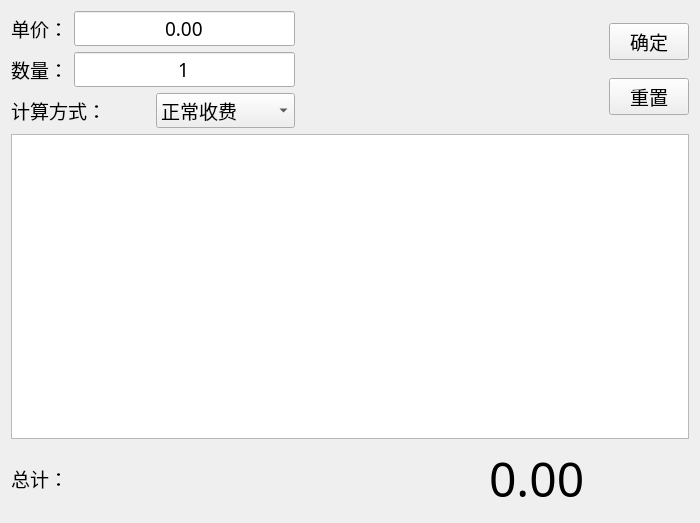
<?xml version="1.0" encoding="UTF-8"?>
<ui version="4.0">
 <class>QtGuiApplicationClass</class>
 <widget class="QMainWindow" name="QtGuiApplicationClass">
  <property name="geometry">
   <rect>
    <x>0</x>
    <y>0</y>
    <width>700</width>
    <height>523</height>
   </rect>
  </property>
  <property name="minimumSize">
   <size>
    <width>700</width>
    <height>523</height>
   </size>
  </property>
  <property name="maximumSize">
   <size>
    <width>700</width>
    <height>523</height>
   </size>
  </property>
  <property name="windowTitle">
   <string>商场收银系统</string>
  </property>
  <widget class="QWidget" name="centralWidget">
   <layout class="QGridLayout" name="gridLayout">
    <item row="0" column="0">
     <layout class="QVBoxLayout" name="verticalLayout_3">
      <item>
       <layout class="QHBoxLayout" name="horizontalLayout_5">
        <item>
         <layout class="QVBoxLayout" name="verticalLayout_2">
          <item>
           <layout class="QHBoxLayout" name="horizontalLayout">
            <item>
             <widget class="QLabel" name="label">
              <property name="font">
               <font>
                <family>Adobe Devanagari</family>
                <pointsize>14</pointsize>
               </font>
              </property>
              <property name="text">
               <string>单价：</string>
              </property>
             </widget>
            </item>
            <item>
             <widget class="QLineEdit" name="lineEdit_Price">
              <property name="font">
               <font>
                <family>Adobe Devanagari</family>
                <pointsize>14</pointsize>
               </font>
              </property>
              <property name="layoutDirection">
               <enum>Qt::LeftToRight</enum>
              </property>
              <property name="text">
               <string>0.00</string>
              </property>
              <property name="alignment">
               <set>Qt::AlignCenter</set>
              </property>
             </widget>
            </item>
           </layout>
          </item>
          <item>
           <layout class="QHBoxLayout" name="horizontalLayout_2">
            <item>
             <widget class="QLabel" name="label_2">
              <property name="font">
               <font>
                <family>Adobe Devanagari</family>
                <pointsize>14</pointsize>
               </font>
              </property>
              <property name="text">
               <string>数量：</string>
              </property>
             </widget>
            </item>
            <item>
             <widget class="QLineEdit" name="lineEdit_Count">
              <property name="font">
               <font>
                <family>Adobe Devanagari</family>
                <pointsize>14</pointsize>
               </font>
              </property>
              <property name="text">
               <string>1</string>
              </property>
              <property name="alignment">
               <set>Qt::AlignCenter</set>
              </property>
             </widget>
            </item>
           </layout>
          </item>
          <item>
           <layout class="QHBoxLayout" name="horizontalLayout_3">
            <item>
             <widget class="QLabel" name="label_3">
              <property name="font">
               <font>
                <family>Adobe Devanagari</family>
                <pointsize>14</pointsize>
               </font>
              </property>
              <property name="text">
               <string>计算方式：</string>
              </property>
             </widget>
            </item>
            <item>
             <widget class="QComboBox" name="comboBox_CalcMethod">
              <property name="font">
               <font>
                <family>Adobe Devanagari</family>
                <pointsize>14</pointsize>
               </font>
              </property>
              <item>
               <property name="text">
                <string>正常收费</string>
               </property>
              </item>
              <item>
               <property name="text">
                <string>满300减100</string>
               </property>
              </item>
              <item>
               <property name="text">
                <string>打八折</string>
               </property>
              </item>
             </widget>
            </item>
           </layout>
          </item>
         </layout>
        </item>
        <item>
         <spacer name="horizontalSpacer_2">
          <property name="orientation">
           <enum>Qt::Horizontal</enum>
          </property>
          <property name="sizeHint" stdset="0">
           <size>
            <width>308</width>
            <height>20</height>
           </size>
          </property>
         </spacer>
        </item>
        <item>
         <layout class="QVBoxLayout" name="verticalLayout">
          <item>
           <widget class="QPushButton" name="pushButton_OK">
            <property name="font">
             <font>
              <family>Adobe Devanagari</family>
              <pointsize>14</pointsize>
             </font>
            </property>
            <property name="text">
             <string>确定</string>
            </property>
           </widget>
          </item>
          <item>
           <widget class="QPushButton" name="pushButton_Reset">
            <property name="font">
             <font>
              <family>Adobe Devanagari</family>
              <pointsize>14</pointsize>
             </font>
            </property>
            <property name="text">
             <string>重置</string>
            </property>
           </widget>
          </item>
         </layout>
        </item>
       </layout>
      </item>
      <item>
       <widget class="QListView" name="listView_Display"/>
      </item>
     </layout>
    </item>
    <item row="1" column="0">
     <layout class="QHBoxLayout" name="horizontalLayout_4">
      <item>
       <widget class="QLabel" name="label_4">
        <property name="font">
         <font>
          <family>Adobe Devanagari</family>
          <pointsize>14</pointsize>
         </font>
        </property>
        <property name="text">
         <string>总计：</string>
        </property>
       </widget>
      </item>
      <item>
       <spacer name="horizontalSpacer">
        <property name="orientation">
         <enum>Qt::Horizontal</enum>
        </property>
        <property name="sizeHint" stdset="0">
         <size>
          <width>88</width>
          <height>20</height>
         </size>
        </property>
       </spacer>
      </item>
      <item>
       <widget class="QLabel" name="label_Total">
        <property name="minimumSize">
         <size>
          <width>200</width>
          <height>0</height>
         </size>
        </property>
        <property name="maximumSize">
         <size>
          <width>16777215</width>
          <height>16777215</height>
         </size>
        </property>
        <property name="font">
         <font>
          <family>Adobe Devanagari</family>
          <pointsize>36</pointsize>
         </font>
        </property>
        <property name="text">
         <string>0.00</string>
        </property>
       </widget>
      </item>
     </layout>
    </item>
   </layout>
  </widget>
 </widget>
 <layoutdefault spacing="6" margin="11"/>
 <resources>
  <include location="QtGuiApplication.qrc"/>
 </resources>
 <connections/>
</ui>
